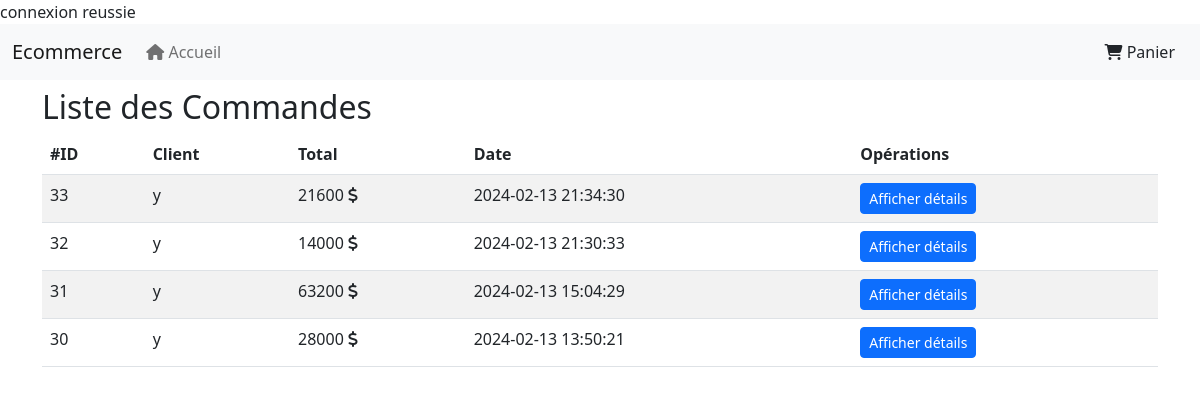
Page /ecommerce/commandes.php on the committed database.
### tables this page shows
CREATE TABLE `commande` (
  `id` int(11) NOT NULL,
  `id_client` int(11) NOT NULL,
  `total` decimal(10,0) NOT NULL,
  `valide` int(11) NOT NULL DEFAULT 0,
  `date_creation` datetime NOT NULL DEFAULT current_timestamp()
);

CREATE TABLE `utilisateur` (
  `id` int(11) NOT NULL,
  `login` varchar(100) NOT NULL,
  `password` varchar(150) NOT NULL,
  `date_creation` date NOT NULL
);

### ecommerce/commandes.php (the view, shortened to what this page needs)
<!doctype html>
<html lang="en">
<head>
    <?php include 'include/head.php' ?>
</head>
<body>
<?php include 'include/nav.php' ?>
<div class="container py-2">
    <h2>Liste des Commandes</h2>
    <table class="table table-striped table-hover">
        <thead>
        <tr>
            <th>#ID</th>
            <th>Client</th>
            <th>Total</th>
            <th>Date</th>
            <th>Opérations</th>
        </tr>
        </thead>
        <tbody>
        <?php
        require_once 'include/database.php';
        $commandes = $pdo->query('SELECT commande.*,utilisateur.login as "login" FROM commande INNER JOIN utilisateur ON commande.id_client = utilisateur.id ORDER BY commande.date_creation DESC')->fetchAll(PDO::FETCH_ASSOC);
        foreach ($commandes as $commande) {
            ?>
            <tr>
                <td><?php echo $commande['id'] ?></td>
                <td><?php echo $commande['login'] ?></td>
                <td><?php echo $commande['total'] ?> <i class="fa fa-solid fa-dollar"></i></td>
                <td><?php echo $commande['date_creation'] ?></td>
                <td><a class="btn btn-primary btn-sm" href="commande.php?id=<?php echo $commande['id']?>">Afficher détails</a></td>
            </tr>
            <?php
        }
        ?>
        </tbody>
    </table>
</div>
</body>
</html>

### rows in the picture
commande: id "33", utilisateur.login "y", total "21600", date_creation "2024-02-13 21:34:30"
commande: id "32", utilisateur.login "y", total "14000", date_creation "2024-02-13 21:30:33"
commande: id "31", utilisateur.login "y", total "63200", date_creation "2024-02-13 15:04:29"
commande: id "30", utilisateur.login "y", total "28000", date_creation "2024-02-13 13:50:21"
